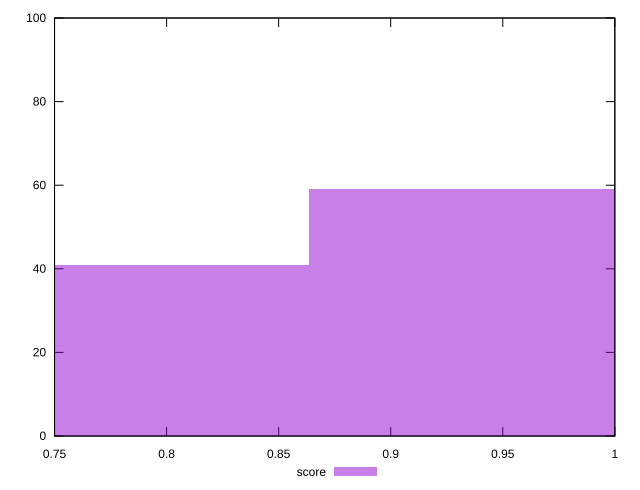

Write the gnuplot code that produced this figure.
reset

$score <<EOF
0.9418872590135353 59
0.784906049177946 41
EOF

set key outside below
set boxwidth 0.15698120983558922
set xrange [0.75:1]
set yrange [0:100]
set trange [0:100]
set style fill transparent solid 0.5 noborder
set terminal svg size 640, 490 enhanced background rgb 'white'
set output "report_00017_2021-02-10T15-08-03.406Z/offscreen-images/samples/pages/score/histogram.svg"

plot $score title "score" with boxes

reset
